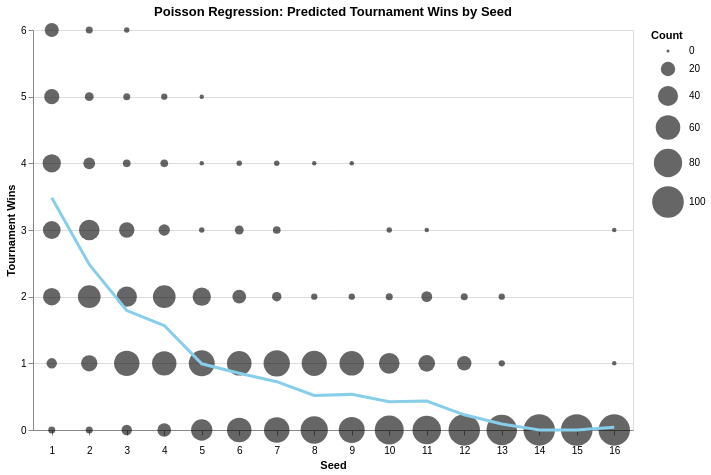

The notebook cell this image was saved under:
### Code cell
marchmadness["predicted_wins"] = poisson_model_factor.predict()

result_plot_data = (
    marchmadness
    .groupby(['seed', 'predicted_wins', 'tourney_wins'])
    .size()
    .reset_index(name='count')
)

# Plot
bubbles = alt.Chart(result_plot_data).mark_circle(opacity=0.6).encode(
    x=alt.X("seed:N").title("Seed").axis(alt.Axis(labelAngle=0, labelPadding=10)),
    y=alt.Y("tourney_wins:Q").title("Tournament Wins").axis(alt.Axis(format='d')),
    size=alt.Size("count:Q").title("Count").scale(alt.Scale(range=[10, 1000])),
    color=alt.value("black")
)

line = alt.Chart(result_plot_data).mark_line(size=3, color="skyblue").encode(
    x=alt.X("seed:N").axis(alt.Axis(labelAngle=0, labelPadding=10)),
    y=alt.Y("predicted_wins:Q").axis(alt.Axis(format='d')),
)

(bubbles + line).properties(
    title="Poisson Regression: Predicted Tournament Wins by Seed",
    width=600,
    height=400
)

### Figure 1 — Vega-Lite specification as saved in the notebook (floating-point values rounded to 4 significant figures)
{"config": {"view": {"continuousWidth": 300, "continuousHeight": 300}}, "layer": [{"mark": {"type": "circle", "opacity": 0.6}, "encoding": {"color": {"value": "black"}, "size": {"field": "count", "scale": {"range": [10, 1000]}, "title": "Count", "type": "quantitative"}, "x": {"axis": {"labelAngle": 0, "labelPadding": 10}, "field": "seed", "title": "Seed", "type": "nominal"}, "y": {"axis": {"format": "d"}, "field": "tourney_wins", "title": "Tournament Wins", "type": "quantitative"}}}, {"mark": {"type": "line", "color": "skyblue", "size": 3}, "encoding": {"x": {"axis": {"labelAngle": 0, "labelPadding": 10}, "field": "seed", "type": "nominal"}, "y": {"axis": {"format": "d"}, "field": "predicted_wins", "type": "quantitative"}}}], "data": {"name": "data-6a393cbd78f526781fdaf8f5b9cb84ae"}, "height": 400, "title": "Poisson Regression: Predicted Tournament Wins by Seed", "width": 600, "$schema": "https://vega.github.io/schema/vega-lite/v5.20.1.json", "datasets": {"data-6a393cbd78f526781fdaf8f5b9cb84ae": [{"seed": 1, "predicted_wins": 3.483, "tourney_wins": 0, "count": 4}, {"seed": 1, "predicted_wins": 3.483, "tourney_wins": 1, "count": 10}, {"seed": 1, "predicted_wins": 3.483, "tourney_wins": 2, "count": 30}, {"seed": 1, "predicted_wins": 3.483, "tourney_wins": 3, "count": 31}, {"seed": 1, "predicted_wins": 3.483, "tourney_wins": 4, "count": 33}, {"seed": 1, "predicted_wins": 3.483, "tourney_wins": 5, "count": 22}, {"seed": 1, "predicted_wins": 3.483, "tourney_wins": 6, "count": 19}, {"seed": 2, "predicted_wins": 2.483, "tourney_wins": 0, "count": 4}, {"seed": 2, "predicted_wins": 2.483, "tourney_wins": 1, "count": 26}, {"seed": 2, "predicted_wins": 2.483, "tourney_wins": 2, "count": 51}, {"seed": 2, "predicted_wins": 2.483, "tourney_wins": 3, "count": 42}, {"seed": 2, "predicted_wins": 2.483, "tourney_wins": 4, "count": 13}, {"seed": 2, "predicted_wins": 2.483, "tourney_wins": 5, "count": 7}, {"seed": 2, "predicted_wins": 2.483, "tourney_wins": 6, "count": 4}, {"seed": 3, "predicted_wins": 1.792, "tourney_wins": 0, "count": 10}, {"seed": 3, "predicted_wins": 1.792, "tourney_wins": 1, "count": 64}, {"seed": 3, "predicted_wins": 1.792, "tourney_wins": 2, "count": 41}, {"seed": 3, "predicted_wins": 1.792, "tourney_wins": 3, "count": 23}, {"seed": 3, "predicted_wins": 1.792, "tourney_wins": 4, "count": 5}, {"seed": 3, "predicted_wins": 1.792, "tourney_wins": 5, "count": 4}, {"seed": 3, "predicted_wins": 1.792, "tourney_wins": 6, "count": 2}, {"seed": 4, "predicted_wins": 1.568, "tourney_wins": 0, "count": 18}, {"seed": 4, "predicted_wins": 1.568, "tourney_wins": 1, "count": 59}, {"seed": 4, "predicted_wins": 1.568, "tourney_wins": 2, "count": 51}, {"seed": 4, "predicted_wins": 1.568, "tourney_wins": 3, "count": 12}, {"seed": 4, "predicted_wins": 1.568, "tourney_wins": 4, "count": 5}, {"seed": 4, "predicted_wins": 1.568, "tourney_wins": 5, "count": 3}, {"seed": 5, "predicted_wins": 0.9933, "tourney_wins": 0, "count": 45}, {"seed": 5, "predicted_wins": 0.9933, "tourney_wins": 1, "count": 67}, {"seed": 5, "predicted_wins": 0.9933, "tourney_wins": 2, "count": 33}, {"seed": 5, "predicted_wins": 0.9933, "tourney_wins": 3, "count": 2}, {"seed": 5, "predicted_wins": 0.9933, "tourney_wins": 4, "count": 1}, {"seed": 5, "predicted_wins": 0.9933, "tourney_wins": 5, "count": 1}, {"seed": 6, "predicted_wins": 0.8503, "tourney_wins": 0, "count": 60}, {"seed": 6, "predicted_wins": 0.8503, "tourney_wins": 1, "count": 60}, {"seed": 6, "predicted_wins": 0.8503, "tourney_wins": 2, "count": 18}, {"seed": 6, "predicted_wins": 0.8503, "tourney_wins": 3, "count": 7}, {"seed": 6, "predicted_wins": 0.8503, "tourney_wins": 4, "count": 2}, {"seed": 7, "predicted_wins": 0.7248, "tourney_wins": 0, "count": 65}, {"seed": 7, "predicted_wins": 0.7248, "tourney_wins": 1, "count": 69}, {"seed": 7, "predicted_wins": 0.7248, "tourney_wins": 2, "count": 8}, {"seed": 7, "predicted_wins": 0.7248, "tourney_wins": 3, "count": 5}, {"seed": 7, "predicted_wins": 0.7248, "tourney_wins": 4, "count": 2}, {"seed": 8, "predicted_wins": 0.5177, "tourney_wins": 0, "count": 74}, {"seed": 8, "predicted_wins": 0.5177, "tourney_wins": 1, "count": 63}, {"seed": 8, "predicted_wins": 0.5177, "tourney_wins": 2, "count": 3}, {"seed": 8, "predicted_wins": 0.5177, "tourney_wins": 4, "count": 1}, {"seed": 9, "predicted_wins": 0.5344, "tourney_wins": 0, "count": 67}, {"seed": 9, "predicted_wins": 0.5344, "tourney_wins": 1, "count": 60}, {"seed": 9, "predicted_wins": 0.5344, "tourney_wins": 2, "count": 3}, {"seed": 9, "predicted_wins": 0.5344, "tourney_wins": 4, "count": 1}, {"seed": 10, "predicted_wins": 0.4242, "tourney_wins": 0, "count": 84}, {"seed": 10, "predicted_wins": 0.4242, "tourney_wins": 1, "count": 42}, {"seed": 10, "predicted_wins": 0.4242, "tourney_wins": 2, "count": 4}, {"seed": 10, "predicted_wins": 0.4242, "tourney_wins": 3, "count": 2}, {"seed": 11, "predicted_wins": 0.4333, "tourney_wins": 0, "count": 81}, {"seed": 11, "predicted_wins": 0.4333, "tourney_wins": 1, "count": 27}, {"seed": 11, "predicted_wins": 0.4333, "tourney_wins": 2, "count": 11}, {"seed": 11, "predicted_wins": 0.4333, "tourney_wins": 3, "count": 1}, {"seed": 12, "predicted_wins": 0.2276, "tourney_wins": 0, "count": 99}, {"seed": 12, "predicted_wins": 0.2276, "tourney_wins": 1, "count": 20}, {"seed": 12, "predicted_wins": 0.2276, "tourney_wins": 2, "count": 4}, {"seed": 13, "predicted_wins": 0.09091, "tourney_wins": 0, "count": 93}, {"seed": 13, "predicted_wins": 0.09091, "tourney_wins": 1, "count": 3}, {"seed": 13, "predicted_wins": 0.09091, "tourney_wins": 2, "count": 3}, {"seed": 14, "predicted_wins": 6.851e-12, "tourney_wins": 0, "count": 99}, {"seed": 15, "predicted_wins": 6.851e-12, "tourney_wins": 0, "count": 100}, {"seed": 16, "predicted_wins": 0.0396, "tourney_wins": 0, "count": 99}, {"seed": 16, "predicted_wins": 0.0396, "tourney_wins": 1, "count": 1}, {"seed": 16, "predicted_wins": 0.0396, "tourney_wins": 3, "count": 1}]}}
